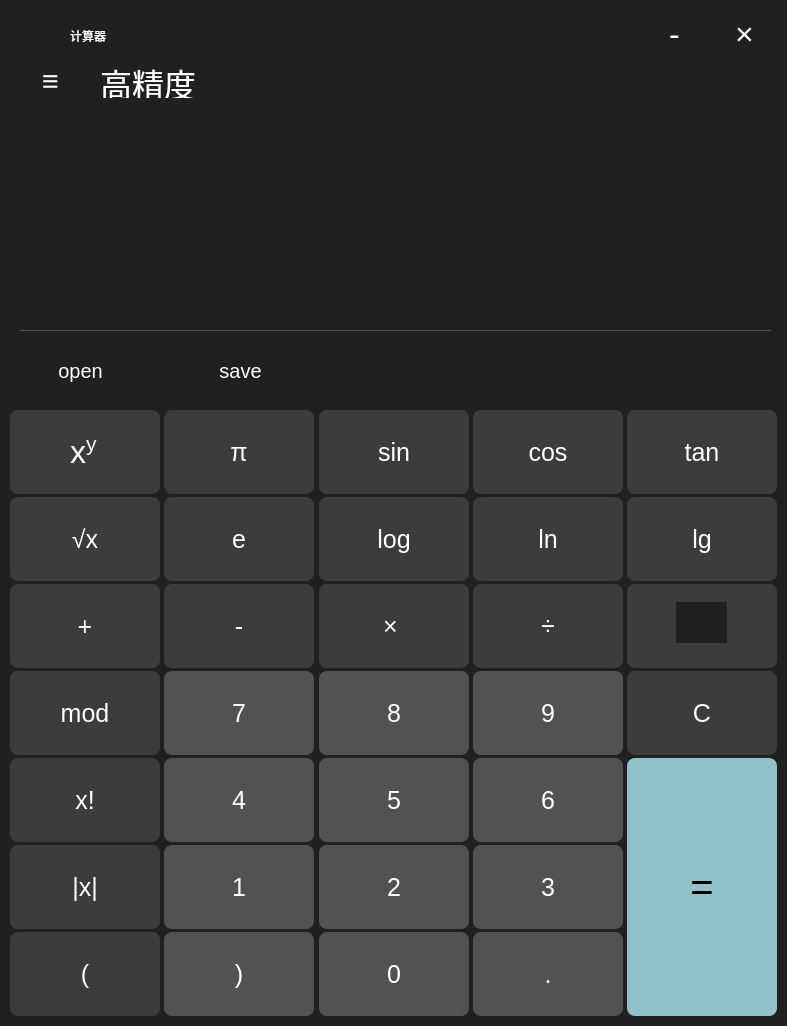
<?xml version="1.0" encoding="UTF-8"?>
<ui version="4.0">
 <class>Number</class>
 <widget class="QDialog" name="Number">
  <property name="geometry">
   <rect>
    <x>0</x>
    <y>0</y>
    <width>787</width>
    <height>1026</height>
   </rect>
  </property>
  <property name="windowTitle">
   <string>Dialog</string>
  </property>
  <property name="styleSheet">
   <string notr="true">background-color: rgb(32, 32, 32);
         </string>
  </property>
  <widget class="QPushButton" name="eightButton">
   <property name="geometry">
    <rect>
     <x>319</x>
     <y>671</y>
     <width>150</width>
     <height>84</height>
    </rect>
   </property>
   <property name="styleSheet">
    <string notr="true">QPushButton {
background-color: rgb(82, 82, 82);
color: rgb(255, 255, 255);
border-radius: 8px;
font-size: 25px;
}

QPushButton:hover { 
    background: rgb(60, 60, 60); 
}
QPushButton:pressed{ 
    background: rgb(40, 40, 40);
}</string>
   </property>
   <property name="text">
    <string>8</string>
   </property>
  </widget>
  <widget class="QPushButton" name="piButton">
   <property name="geometry">
    <rect>
     <x>164</x>
     <y>410</y>
     <width>150</width>
     <height>84</height>
    </rect>
   </property>
   <property name="styleSheet">
    <string notr="true">QPushButton {
background-color: rgb(60, 60, 60);
color: rgb(255, 255, 255);
border-radius: 8px;
font-size: 25px;
}

QPushButton:hover { 
    background:  rgb(82, 82, 82);
}
QPushButton:pressed{ 
    background: rgb(40, 40, 40);
}</string>
   </property>
   <property name="text">
    <string>π</string>
   </property>
  </widget>
  <widget class="QPushButton" name="timesButton">
   <property name="geometry">
    <rect>
     <x>319</x>
     <y>584</y>
     <width>150</width>
     <height>84</height>
    </rect>
   </property>
   <property name="styleSheet">
    <string notr="true">QPushButton {
background-color: rgb(60, 60, 60);
color: rgb(255, 255, 255);
border-radius: 8px;
font-size: 25px;
}

QPushButton:hover { 
    background:  rgb(82, 82, 82);
}
QPushButton:pressed{ 
    background: rgb(40, 40, 40);
}</string>
   </property>
   <property name="text">
    <string>× </string>
   </property>
  </widget>
  <widget class="QLabel" name="label_2">
   <property name="geometry">
    <rect>
     <x>20</x>
     <y>10</y>
     <width>41</width>
     <height>41</height>
    </rect>
   </property>
   <property name="text">
    <string>&lt;html&gt;&lt;head/&gt;&lt;body&gt;&lt;p&gt;&lt;img src=&quot;:/new/prefix1/calc.png&quot;/&gt;&lt;/p&gt;&lt;/body&gt;&lt;/html&gt;</string>
   </property>
  </widget>
  <widget class="QPushButton" name="sinButton">
   <property name="geometry">
    <rect>
     <x>319</x>
     <y>410</y>
     <width>150</width>
     <height>84</height>
    </rect>
   </property>
   <property name="styleSheet">
    <string notr="true">QPushButton {
background-color: rgb(60, 60, 60);
color: rgb(255, 255, 255);
border-radius: 8px;
font-size: 25px;
}

QPushButton:hover { 
    background:  rgb(82, 82, 82);
}
QPushButton:pressed{ 
    background: rgb(40, 40, 40);
}</string>
   </property>
   <property name="text">
    <string>sin</string>
   </property>
  </widget>
  <widget class="QPushButton" name="oneButton">
   <property name="geometry">
    <rect>
     <x>164</x>
     <y>845</y>
     <width>150</width>
     <height>84</height>
    </rect>
   </property>
   <property name="styleSheet">
    <string notr="true">QPushButton {
background-color: rgb(82, 82, 82);
color: rgb(255, 255, 255);
border-radius: 8px;
font-size: 25px;
}

QPushButton:hover { 
    background: rgb(60, 60, 60); 
}
QPushButton:pressed{ 
    background: rgb(40, 40, 40);
}</string>
   </property>
   <property name="text">
    <string>1</string>
   </property>
  </widget>
  <widget class="QPushButton" name="pushButton">
   <property name="geometry">
    <rect>
     <x>20</x>
     <y>50</y>
     <width>61</width>
     <height>61</height>
    </rect>
   </property>
   <property name="styleSheet">
    <string notr="true">QPushButton {
background-color: rgb(32, 32, 32);
color: rgb(255, 255, 255);
font-size: 22pt;
border-radius: 8px;
}

QPushButton:hover { 
    background:  rgb(90, 90, 90);
}</string>
   </property>
   <property name="text">
    <string>≡</string>
   </property>
  </widget>
  <widget class="QPushButton" name="pointButton">
   <property name="geometry">
    <rect>
     <x>473</x>
     <y>932</y>
     <width>150</width>
     <height>84</height>
    </rect>
   </property>
   <property name="styleSheet">
    <string notr="true">QPushButton {
background-color: rgb(82, 82, 82);
color: rgb(255, 255, 255);
border-radius: 8px;
font-size: 25px;
}

QPushButton:hover { 
    background: rgb(60, 60, 60); 
}
QPushButton:pressed{ 
    background: rgb(40, 40, 40);
}</string>
   </property>
   <property name="text">
    <string>.</string>
   </property>
  </widget>
  <widget class="QLabel" name="label_5">
   <property name="geometry">
    <rect>
     <x>70</x>
     <y>432</y>
     <width>31</width>
     <height>41</height>
    </rect>
   </property>
   <property name="styleSheet">
    <string notr="true">color: rgb(255, 255, 255);
background-color: rgb(255, 255, 255, 0);
font-size: 32px</string>
   </property>
   <property name="text">
    <string>&lt;html&gt;&lt;head/&gt;&lt;body&gt;&lt;p&gt;x&lt;span style=&quot; vertical-align:super;&quot;&gt;y&lt;/span&gt;&lt;/p&gt;&lt;/body&gt;&lt;/html&gt;</string>
   </property>
  </widget>
  <widget class="QPushButton" name="plusButton">
   <property name="geometry">
    <rect>
     <x>10</x>
     <y>584</y>
     <width>150</width>
     <height>84</height>
    </rect>
   </property>
   <property name="styleSheet">
    <string notr="true">QPushButton {
background-color: rgb(60, 60, 60);
color: rgb(255, 255, 255);
border-radius: 8px;
font-size: 25px;
}

QPushButton:hover { 
    background:  rgb(82, 82, 82);
}
QPushButton:pressed{ 
    background: rgb(40, 40, 40);
}</string>
   </property>
   <property name="text">
    <string>+</string>
   </property>
  </widget>
  <widget class="QPushButton" name="sqrtButton">
   <property name="geometry">
    <rect>
     <x>10</x>
     <y>497</y>
     <width>150</width>
     <height>84</height>
    </rect>
   </property>
   <property name="styleSheet">
    <string notr="true">QPushButton {
background-color: rgb(60, 60, 60);
color: rgb(255, 255, 255);
border-radius: 8px;
font-size: 25px;
}

QPushButton:hover { 
    background:  rgb(82, 82, 82);
}
QPushButton:pressed{ 
    background: rgb(40, 40, 40);
}</string>
   </property>
   <property name="text">
    <string>√x</string>
   </property>
  </widget>
  <widget class="QPushButton" name="fiveButton">
   <property name="geometry">
    <rect>
     <x>319</x>
     <y>758</y>
     <width>150</width>
     <height>84</height>
    </rect>
   </property>
   <property name="styleSheet">
    <string notr="true">QPushButton {
background-color: rgb(82, 82, 82);
color: rgb(255, 255, 255);
border-radius: 8px;
font-size: 25px;
}

QPushButton:hover { 
    background: rgb(60, 60, 60); 
}
QPushButton:pressed{ 
    background: rgb(40, 40, 40);
}</string>
   </property>
   <property name="text">
    <string>5</string>
   </property>
  </widget>
  <widget class="QPushButton" name="lgButton">
   <property name="geometry">
    <rect>
     <x>627</x>
     <y>497</y>
     <width>150</width>
     <height>84</height>
    </rect>
   </property>
   <property name="styleSheet">
    <string notr="true">QPushButton {
background-color: rgb(60, 60, 60);
color: rgb(255, 255, 255);
border-radius: 8px;
font-size: 25px;
}

QPushButton:hover { 
    background:  rgb(82, 82, 82);
}
QPushButton:pressed{ 
    background: rgb(40, 40, 40);
}</string>
   </property>
   <property name="text">
    <string>lg</string>
   </property>
  </widget>
  <widget class="QPushButton" name="answerButton">
   <property name="geometry">
    <rect>
     <x>627</x>
     <y>758</y>
     <width>150</width>
     <height>258</height>
    </rect>
   </property>
   <property name="styleSheet">
    <string notr="true">QPushButton {
background-color: rgb(146, 194, 201);
color: rgb(0 0, 0);
border-radius: 8px;
font-size: 40px;
}

QPushButton:hover { 
    background: rgb(132, 176, 182);
}
QPushButton:pressed{ 
    background: rgb(110, 147, 152);
}</string>
   </property>
   <property name="text">
    <string>=</string>
   </property>
  </widget>
  <widget class="QPushButton" name="fourButton">
   <property name="geometry">
    <rect>
     <x>164</x>
     <y>758</y>
     <width>150</width>
     <height>84</height>
    </rect>
   </property>
   <property name="styleSheet">
    <string notr="true">QPushButton {
background-color: rgb(82, 82, 82);
color: rgb(255, 255, 255);
border-radius: 8px;
font-size: 25px;
}

QPushButton:hover { 
    background: rgb(60, 60, 60); 
}
QPushButton:pressed{ 
    background: rgb(40, 40, 40);
}</string>
   </property>
   <property name="text">
    <string>4</string>
   </property>
  </widget>
  <widget class="QPushButton" name="zeroButton">
   <property name="geometry">
    <rect>
     <x>319</x>
     <y>932</y>
     <width>150</width>
     <height>84</height>
    </rect>
   </property>
   <property name="styleSheet">
    <string notr="true">QPushButton {
background-color: rgb(82, 82, 82);
color: rgb(255, 255, 255);
border-radius: 8px;
font-size: 25px;
}

QPushButton:hover { 
    background: rgb(60, 60, 60); 
}
QPushButton:pressed{ 
    background: rgb(40, 40, 40);
}</string>
   </property>
   <property name="text">
    <string>0</string>
   </property>
  </widget>
  <widget class="QTextEdit" name="textEdit">
   <property name="geometry">
    <rect>
     <x>10</x>
     <y>130</y>
     <width>761</width>
     <height>181</height>
    </rect>
   </property>
   <property name="styleSheet">
    <string notr="true">background-color: rgb(32, 32, 32);
color: rgb(255, 255, 255);
font: 14pt &quot;Consolas&quot;;
border-radius: 3px;</string>
   </property>
  </widget>
  <widget class="QPushButton" name="cleanButton">
   <property name="geometry">
    <rect>
     <x>627</x>
     <y>671</y>
     <width>150</width>
     <height>84</height>
    </rect>
   </property>
   <property name="styleSheet">
    <string notr="true">QPushButton {
background-color: rgb(60, 60, 60);
color: rgb(255, 255, 255);
border-radius: 8px;
font-size: 25px;
}

QPushButton:hover { 
    background:  rgb(82, 82, 82);
}
QPushButton:pressed{ 
    background: rgb(40, 40, 40);
}</string>
   </property>
   <property name="text">
    <string>C</string>
   </property>
  </widget>
  <widget class="QPushButton" name="absButton">
   <property name="geometry">
    <rect>
     <x>10</x>
     <y>845</y>
     <width>150</width>
     <height>84</height>
    </rect>
   </property>
   <property name="styleSheet">
    <string notr="true">QPushButton {
background-color: rgb(60, 60, 60);
color: rgb(255, 255, 255);
border-radius: 8px;
font-size: 25px;
}

QPushButton:hover { 
    background:  rgb(82, 82, 82);
}
QPushButton:pressed{ 
    background: rgb(40, 40, 40);
}</string>
   </property>
   <property name="text">
    <string>|x|</string>
   </property>
  </widget>
  <widget class="QLabel" name="label_4">
   <property name="geometry">
    <rect>
     <x>676</x>
     <y>602</y>
     <width>51</width>
     <height>41</height>
    </rect>
   </property>
   <property name="text">
    <string>&lt;html&gt;&lt;head/&gt;&lt;body&gt;&lt;p&gt;&lt;img src=&quot;:/new/prefix1/back.png&quot;/&gt;&lt;/p&gt;&lt;/body&gt;&lt;/html&gt;</string>
   </property>
  </widget>
  <widget class="QPushButton" name="modButton">
   <property name="geometry">
    <rect>
     <x>10</x>
     <y>671</y>
     <width>150</width>
     <height>84</height>
    </rect>
   </property>
   <property name="styleSheet">
    <string notr="true">QPushButton {
background-color: rgb(60, 60, 60);
color: rgb(255, 255, 255);
border-radius: 8px;
font-size: 25px;
}

QPushButton:hover { 
    background:  rgb(82, 82, 82);
}
QPushButton:pressed{ 
    background: rgb(40, 40, 40);
}</string>
   </property>
   <property name="text">
    <string>mod</string>
   </property>
  </widget>
  <widget class="QPushButton" name="powerButton">
   <property name="geometry">
    <rect>
     <x>10</x>
     <y>410</y>
     <width>150</width>
     <height>84</height>
    </rect>
   </property>
   <property name="sizeIncrement">
    <size>
     <width>154</width>
     <height>84</height>
    </size>
   </property>
   <property name="styleSheet">
    <string notr="true">QPushButton {
background-color: rgb(60, 60, 60);
color: rgb(255, 255, 255);
border-radius: 8px;
font-size: 16px;
}

QPushButton:hover { 
    background:  rgb(82, 82, 82);
}
QPushButton:pressed{ 
    background: rgb(40, 40, 40);
}</string>
   </property>
   <property name="text">
    <string/>
   </property>
  </widget>
  <widget class="QPushButton" name="divButton">
   <property name="geometry">
    <rect>
     <x>473</x>
     <y>584</y>
     <width>150</width>
     <height>84</height>
    </rect>
   </property>
   <property name="styleSheet">
    <string notr="true">QPushButton {
background-color: rgb(60, 60, 60);
color: rgb(255, 255, 255);
border-radius: 8px;
font-size: 25px;
}

QPushButton:hover { 
    background:  rgb(82, 82, 82);
}
QPushButton:pressed{ 
    background: rgb(40, 40, 40);
}</string>
   </property>
   <property name="text">
    <string>÷</string>
   </property>
  </widget>
  <widget class="QPushButton" name="threeButton">
   <property name="geometry">
    <rect>
     <x>473</x>
     <y>845</y>
     <width>150</width>
     <height>84</height>
    </rect>
   </property>
   <property name="styleSheet">
    <string notr="true">QPushButton {
background-color: rgb(82, 82, 82);
color: rgb(255, 255, 255);
border-radius: 8px;
font-size: 25px;
}

QPushButton:hover { 
    background: rgb(60, 60, 60); 
}
QPushButton:pressed{ 
    background: rgb(40, 40, 40);
}</string>
   </property>
   <property name="text">
    <string>3</string>
   </property>
  </widget>
  <widget class="QPushButton" name="smallButton">
   <property name="geometry">
    <rect>
     <x>640</x>
     <y>10</y>
     <width>69</width>
     <height>47</height>
    </rect>
   </property>
   <property name="styleSheet">
    <string notr="true">QPushButton {
background-color: rgb(32, 32, 32);
color: rgb(255, 255, 255);
border-radius: 8px;
font-size: 32px;
}

QPushButton:hover { 
    background:  rgb(90, 90, 90);
}</string>
   </property>
   <property name="text">
    <string>-</string>
   </property>
  </widget>
  <widget class="QPushButton" name="packspace">
   <property name="geometry">
    <rect>
     <x>627</x>
     <y>584</y>
     <width>150</width>
     <height>84</height>
    </rect>
   </property>
   <property name="styleSheet">
    <string notr="true">QPushButton {
background-color: rgb(60, 60, 60);
color: rgb(255, 255, 255);
border-radius: 8px;
font-size: 32px;
}

QPushButton:hover { 
    background:  rgb(82, 82, 82);
}
QPushButton:pressed{ 
    background: rgb(40, 40, 40);
}</string>
   </property>
   <property name="text">
    <string/>
   </property>
  </widget>
  <widget class="QPushButton" name="sevenButton">
   <property name="geometry">
    <rect>
     <x>164</x>
     <y>671</y>
     <width>150</width>
     <height>84</height>
    </rect>
   </property>
   <property name="styleSheet">
    <string notr="true">QPushButton {
background-color: rgb(82, 82, 82);
color: rgb(255, 255, 255);
border-radius: 8px;
font-size: 25px;
}

QPushButton:hover { 
    background: rgb(60, 60, 60); 
}
QPushButton:pressed{ 
    background: rgb(40, 40, 40);
}</string>
   </property>
   <property name="text">
    <string>7</string>
   </property>
  </widget>
  <widget class="QPushButton" name="minusButton">
   <property name="geometry">
    <rect>
     <x>164</x>
     <y>584</y>
     <width>150</width>
     <height>84</height>
    </rect>
   </property>
   <property name="styleSheet">
    <string notr="true">QPushButton {
background-color: rgb(60, 60, 60);
color: rgb(255, 255, 255);
border-radius: 8px;
font-size: 25px;
}

QPushButton:hover { 
    background:  rgb(82, 82, 82);
}
QPushButton:pressed{ 
    background: rgb(40, 40, 40);
}</string>
   </property>
   <property name="text">
    <string>-</string>
   </property>
  </widget>
  <widget class="QLabel" name="label">
   <property name="geometry">
    <rect>
     <x>70</x>
     <y>20</y>
     <width>71</width>
     <height>31</height>
    </rect>
   </property>
   <property name="styleSheet">
    <string notr="true">background-color: rgb(32, 32, 32);
color: rgb(255, 255, 255);</string>
   </property>
   <property name="text">
    <string>计算器</string>
   </property>
  </widget>
  <widget class="QPushButton" name="logButton">
   <property name="geometry">
    <rect>
     <x>319</x>
     <y>497</y>
     <width>150</width>
     <height>84</height>
    </rect>
   </property>
   <property name="styleSheet">
    <string notr="true">QPushButton {
background-color: rgb(60, 60, 60);
color: rgb(255, 255, 255);
border-radius: 8px;
font-size: 25px;
}

QPushButton:hover { 
    background:  rgb(82, 82, 82);
}
QPushButton:pressed{ 
    background: rgb(40, 40, 40);
}</string>
   </property>
   <property name="text">
    <string>log</string>
   </property>
  </widget>
  <widget class="QLabel" name="label_3">
   <property name="geometry">
    <rect>
     <x>100</x>
     <y>67</y>
     <width>131</width>
     <height>31</height>
    </rect>
   </property>
   <property name="styleSheet">
    <string notr="true">
background-color: rgb(32, 32, 32);
color: rgb(255, 255, 255);
border-radius: 8px;
font-size: 32px;

</string>
   </property>
   <property name="text">
    <string>高精度</string>
   </property>
  </widget>
  <widget class="QPushButton" name="rightButton">
   <property name="geometry">
    <rect>
     <x>164</x>
     <y>932</y>
     <width>150</width>
     <height>84</height>
    </rect>
   </property>
   <property name="styleSheet">
    <string notr="true">QPushButton {
background-color: rgb(82, 82, 82);
color: rgb(255, 255, 255);
border-radius: 8px;
font-size: 25px;
}

QPushButton:hover { 
    background: rgb(60, 60, 60); 
}
QPushButton:pressed{ 
    background: rgb(40, 40, 40);
}</string>
   </property>
   <property name="text">
    <string>)</string>
   </property>
  </widget>
  <widget class="QPushButton" name="lnButton">
   <property name="geometry">
    <rect>
     <x>473</x>
     <y>497</y>
     <width>150</width>
     <height>84</height>
    </rect>
   </property>
   <property name="styleSheet">
    <string notr="true">QPushButton {
background-color: rgb(60, 60, 60);
color: rgb(255, 255, 255);
border-radius: 8px;
font-size: 25px;
}

QPushButton:hover { 
    background:  rgb(82, 82, 82);
}
QPushButton:pressed{ 
    background: rgb(40, 40, 40);
}</string>
   </property>
   <property name="text">
    <string>ln</string>
   </property>
  </widget>
  <widget class="QPushButton" name="nineButton">
   <property name="geometry">
    <rect>
     <x>473</x>
     <y>671</y>
     <width>150</width>
     <height>84</height>
    </rect>
   </property>
   <property name="styleSheet">
    <string notr="true">QPushButton {
background-color: rgb(82, 82, 82);
color: rgb(255, 255, 255);
border-radius: 8px;
font-size: 25px;
}

QPushButton:hover { 
    background: rgb(60, 60, 60); 
}
QPushButton:pressed{ 
    background: rgb(40, 40, 40);
}</string>
   </property>
   <property name="text">
    <string>9</string>
   </property>
  </widget>
  <widget class="QPushButton" name="sixButton">
   <property name="geometry">
    <rect>
     <x>473</x>
     <y>758</y>
     <width>150</width>
     <height>84</height>
    </rect>
   </property>
   <property name="styleSheet">
    <string notr="true">QPushButton {
background-color: rgb(82, 82, 82);
color: rgb(255, 255, 255);
border-radius: 8px;
font-size: 25px;
}

QPushButton:hover { 
    background: rgb(60, 60, 60); 
}
QPushButton:pressed{ 
    background: rgb(40, 40, 40);
}</string>
   </property>
   <property name="text">
    <string>6</string>
   </property>
  </widget>
  <widget class="QPushButton" name="cosButton">
   <property name="geometry">
    <rect>
     <x>473</x>
     <y>410</y>
     <width>150</width>
     <height>84</height>
    </rect>
   </property>
   <property name="styleSheet">
    <string notr="true">QPushButton {
background-color: rgb(60, 60, 60);
color: rgb(255, 255, 255);
border-radius: 8px;
font-size: 25px;
}

QPushButton:hover { 
    background:  rgb(82, 82, 82);
}
QPushButton:pressed{ 
    background: rgb(40, 40, 40);
}</string>
   </property>
   <property name="text">
    <string>cos</string>
   </property>
  </widget>
  <widget class="Line" name="line">
   <property name="geometry">
    <rect>
     <x>20</x>
     <y>320</y>
     <width>751</width>
     <height>20</height>
    </rect>
   </property>
   <property name="styleSheet">
    <string notr="true">color: rgb(86, 86, 86);
background-color: rgb(32, 32, 32);</string>
   </property>
   <property name="frameShadow">
    <enum>QFrame::Plain</enum>
   </property>
   <property name="orientation">
    <enum>Qt::Horizontal</enum>
   </property>
  </widget>
  <widget class="QPushButton" name="factorButton">
   <property name="geometry">
    <rect>
     <x>10</x>
     <y>758</y>
     <width>150</width>
     <height>84</height>
    </rect>
   </property>
   <property name="styleSheet">
    <string notr="true">QPushButton {
background-color: rgb(60, 60, 60);
color: rgb(255, 255, 255);
border-radius: 8px;
font-size: 25px;
}

QPushButton:hover { 
    background:  rgb(82, 82, 82);
}
QPushButton:pressed{ 
    background: rgb(40, 40, 40);
}</string>
   </property>
   <property name="text">
    <string>x!</string>
   </property>
  </widget>
  <widget class="QPushButton" name="eButton">
   <property name="geometry">
    <rect>
     <x>164</x>
     <y>497</y>
     <width>150</width>
     <height>84</height>
    </rect>
   </property>
   <property name="styleSheet">
    <string notr="true">QPushButton {
background-color: rgb(60, 60, 60);
color: rgb(255, 255, 255);
border-radius: 8px;
font-size: 25px;
}

QPushButton:hover { 
    background:  rgb(82, 82, 82);
}
QPushButton:pressed{ 
    background: rgb(40, 40, 40);
}</string>
   </property>
   <property name="text">
    <string>e</string>
   </property>
  </widget>
  <widget class="QPushButton" name="twoButton">
   <property name="geometry">
    <rect>
     <x>319</x>
     <y>845</y>
     <width>150</width>
     <height>84</height>
    </rect>
   </property>
   <property name="styleSheet">
    <string notr="true">QPushButton {
background-color: rgb(82, 82, 82);
color: rgb(255, 255, 255);
border-radius: 8px;
font-size: 25px;
}

QPushButton:hover { 
    background: rgb(60, 60, 60); 
}
QPushButton:pressed{ 
    background: rgb(40, 40, 40);
}</string>
   </property>
   <property name="text">
    <string>2</string>
   </property>
  </widget>
  <widget class="QPushButton" name="leftButton">
   <property name="geometry">
    <rect>
     <x>10</x>
     <y>932</y>
     <width>150</width>
     <height>84</height>
    </rect>
   </property>
   <property name="styleSheet">
    <string notr="true">QPushButton {
background-color: rgb(60, 60, 60);
color: rgb(255, 255, 255);
border-radius: 8px;
font-size: 25px;
}

QPushButton:hover { 
    background:  rgb(82, 82, 82);
}
QPushButton:pressed{ 
    background: rgb(40, 40, 40);
}</string>
   </property>
   <property name="text">
    <string>(</string>
   </property>
  </widget>
  <widget class="QPushButton" name="tanButton">
   <property name="geometry">
    <rect>
     <x>627</x>
     <y>410</y>
     <width>150</width>
     <height>84</height>
    </rect>
   </property>
   <property name="styleSheet">
    <string notr="true">QPushButton {
background-color: rgb(60, 60, 60);
color: rgb(255, 255, 255);
border-radius: 8px;
font-size: 25px;
}

QPushButton:hover { 
    background:  rgb(82, 82, 82);
}
QPushButton:pressed{ 
    background: rgb(40, 40, 40);
}</string>
   </property>
   <property name="text">
    <string>tan</string>
   </property>
  </widget>
  <widget class="QPushButton" name="closeButton">
   <property name="geometry">
    <rect>
     <x>710</x>
     <y>10</y>
     <width>69</width>
     <height>47</height>
    </rect>
   </property>
   <property name="styleSheet">
    <string notr="true">QPushButton {
background-color: rgb(32, 32, 32);
color: rgb(255, 255, 255);
border-radius: 8px;
font-size: 32px;
}

QPushButton:hover { 
    background:  rgb(255, 0, 0);
}</string>
   </property>
   <property name="text">
    <string>×</string>
   </property>
  </widget>
  <widget class="QPushButton" name="filebutton">
   <property name="geometry">
    <rect>
     <x>40</x>
     <y>340</y>
     <width>81</width>
     <height>61</height>
    </rect>
   </property>
   <property name="styleSheet">
    <string notr="true">QPushButton {
background-color: rgb(32, 32, 32);
color: rgb(255, 255, 255);
border-radius: 8px;
font-size: 20px;
}

QPushButton:hover { 
    background:  rgb(82, 82, 82);
}
QPushButton:pressed{ 
    background: rgb(40, 40, 40);
}</string>
   </property>
   <property name="text">
    <string>open</string>
   </property>
  </widget>
  <widget class="QPushButton" name="saveButton">
   <property name="geometry">
    <rect>
     <x>195</x>
     <y>340</y>
     <width>91</width>
     <height>61</height>
    </rect>
   </property>
   <property name="styleSheet">
    <string notr="true">QPushButton {
background-color: rgb(32, 32, 32);
color: rgb(255, 255, 255);
border-radius: 8px;
font-size: 20px;
}

QPushButton:hover { 
    background:  rgb(82, 82, 82);
}
QPushButton:pressed{ 
    background: rgb(40, 40, 40);
}</string>
   </property>
   <property name="text">
    <string>save</string>
   </property>
  </widget>
  <zorder>eightButton</zorder>
  <zorder>piButton</zorder>
  <zorder>timesButton</zorder>
  <zorder>label_2</zorder>
  <zorder>sinButton</zorder>
  <zorder>oneButton</zorder>
  <zorder>pushButton</zorder>
  <zorder>pointButton</zorder>
  <zorder>plusButton</zorder>
  <zorder>sqrtButton</zorder>
  <zorder>fiveButton</zorder>
  <zorder>lgButton</zorder>
  <zorder>answerButton</zorder>
  <zorder>fourButton</zorder>
  <zorder>zeroButton</zorder>
  <zorder>textEdit</zorder>
  <zorder>cleanButton</zorder>
  <zorder>absButton</zorder>
  <zorder>modButton</zorder>
  <zorder>powerButton</zorder>
  <zorder>divButton</zorder>
  <zorder>threeButton</zorder>
  <zorder>smallButton</zorder>
  <zorder>packspace</zorder>
  <zorder>sevenButton</zorder>
  <zorder>minusButton</zorder>
  <zorder>label</zorder>
  <zorder>logButton</zorder>
  <zorder>label_3</zorder>
  <zorder>rightButton</zorder>
  <zorder>lnButton</zorder>
  <zorder>nineButton</zorder>
  <zorder>sixButton</zorder>
  <zorder>cosButton</zorder>
  <zorder>factorButton</zorder>
  <zorder>eButton</zorder>
  <zorder>twoButton</zorder>
  <zorder>leftButton</zorder>
  <zorder>tanButton</zorder>
  <zorder>closeButton</zorder>
  <zorder>label_5</zorder>
  <zorder>label_4</zorder>
  <zorder>filebutton</zorder>
  <zorder>saveButton</zorder>
  <zorder>line</zorder>
 </widget>
 <resources/>
 <connections/>
</ui>
